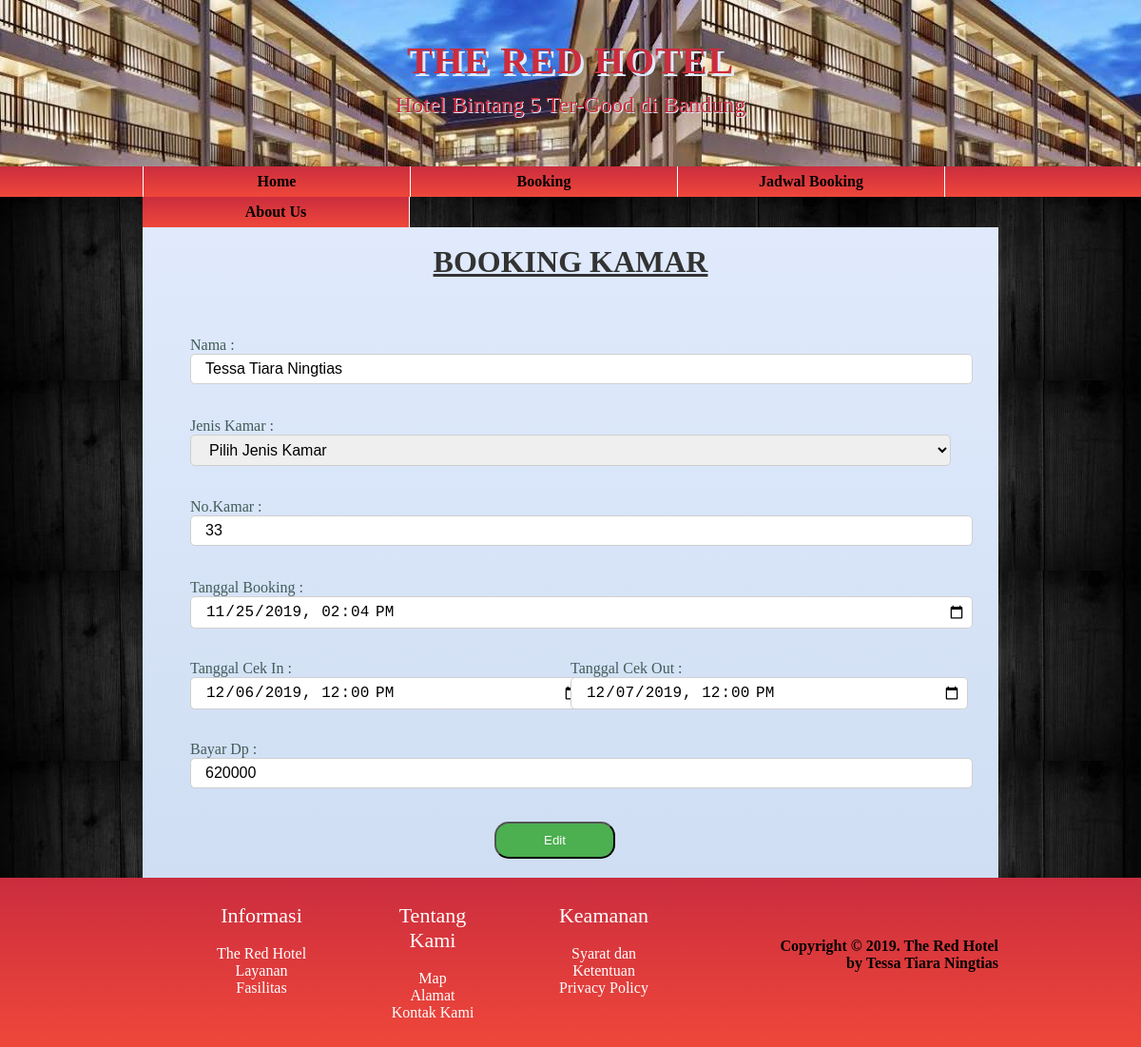
The page /17111150_TessaTiaraN_Web2/Koneksi/edit/6 on the database its author committed.
### tables this page shows
CREATE TABLE `booking` (
  `id` int(11) NOT NULL,
  `nama` varchar(50) NOT NULL,
  `jenis_kamar` varchar(30) NOT NULL,
  `no_kamar` int(5) NOT NULL,
  `tgl_booking` varchar(20) NOT NULL,
  `tgl_cekin` varchar(20) NOT NULL,
  `tgl_cekout` varchar(20) NOT NULL,
  `bayar_dp` int(20) NOT NULL
);

### 17111150_TessaTiaraN_Web2/application/controllers/Koneksi.php (called while the page is built, shortened)
<?php
class Koneksi extends CI_Controller {
	function __construct(){
		$this->load->database();
		$this->load->model("ModelKoneksi");
	}
	function edit($id){
		$where = array('id' => $id);
		$data ['title'] = "Edit Data";
		$data['booking'] = $this->ModelKoneksi->edit_data($where,'booking')->result();
		$this->load->view('header',$data);
		$this->load->view('edit',$data);
		$this->load->view('footer');
	}
}
?>

### 17111150_TessaTiaraN_Web2/index.php (called while the page is built, shortened)
<?php
require_once BASEPATH.'core/CodeIgniter.php';

### 17111150_TessaTiaraN_Web2/application/models/ModelKoneksi.php (called while the page is built, shortened)
<?php
class ModelKoneksi extends CI_model
{
	function edit_data($where,$table){
		return $this->db->get_where($table,$where);
	}
}
 ?>

### 17111150_TessaTiaraN_Web2/application/views/edit.php (the view, shortened to what this page needs)
<div class="content"><br>
	<h1 class="content-title"><u>BOOKING KAMAR</u></h1>
	<div class="container-sewa">
		<?php foreach ($booking as $tpl) { ?>
			<form class="form" action="<?php echo base_url('Koneksi/update')?>" method="post">
				<div class="wadah-input">
					<label for="nama">Nama :</label>
					<input class="inputan" type="text" name="nama" id="nama" value="<?php echo $tpl->nama ?>" placeholder="Nama Lengkap" required>
				</div>
				<div class="wadah-input">
					<label for="lapangan">Jenis Kamar :</label>
					<select class="inputan" id="jenis" name="jenis_kamar" value="<?php echo $tpl->jenis_kamar ?>"required>
						<option value="">Pilih Jenis Kamar</option>
					</select>
				</div>
				<div class="wadah-input">
					<label for="telpon">No.Kamar :</label>
					<input class="inputan" type="text" name="no_kamar" id="kamar" value="<?php echo $tpl->no_kamar ?>" placeholder="Nomor Kamar" required>
				</div>
				<div class="wadah-input">
					<label for="tanggal">Tanggal Booking :</label>
					<input class="inputan" type="datetime-local" name="tgl_booking" id="tanggal" value="<?php echo $tpl->tgl_booking ?>" required>
				</div>
				<div class="wadah-input">
					<div class="masuk">
						<label for="masuk">Tanggal Cek In :</label>
						<input class="inputan-waktu" type="datetime-local" name="tgl_cekin" id="masuk" value="<?php echo $tpl->tgl_cekin ?>" required>
					</div>
					<div class="keluar">
						<label for="keluar">Tanggal Cek Out :</label>
						<input class="inputan-waktu" type="datetime-local" name="tgl_cekout" id="keluar" value="<?php echo $tpl->tgl_cekout ?>" required>
					</div>
				</div>
				<div class="wadah-input">
					<label for="bayar">Bayar Dp :</label>
					<input class="inputan" type="text" name="bayar_dp" id="bayar" value="<?php echo $tpl->bayar_dp ?>" placeholder="Rp." required>
				</div>
				<div class="wadah-tombol">
					<input class="tombol_edit" type="submit" name="submit" value="Edit">
				</div>
			</form>
		</div>
		<?php } ?>
	</div>

### 17111150_TessaTiaraN_Web2/assets/css/style.css (style rules this page uses)
* { margin: auto; }
html, body { margin: 0; padding: 0; }
body { background-image: url('../img/black1.jpg'); }
h1, h2, h3, h4, h5, h6 { word-wrap: break-word; white-space: normal; }
.content { width: 75%; background: linear-gradient(#E0EAFC, #CFDEF3); margin: auto; overflow-y: auto; box-sizing: border-box; padding: 0 40px; }
.content-title { text-align: center; color: #333333; font-family: topia; }
.container-sewa { width: 800px; margin: auto; }
.form { margin-top: 60px; }
.wadah-input { height: 50px; width: 100%; margin-bottom: 35px; }
.masuk { height: 50px; width: 50%; margin-bottom: 35px; float: left; }
.keluar { height: 50px; width: 50%; margin-bottom: 35px; float: right; }
.wadah-input label { font-size: 16px; color: #425c5a; font-family: topia; margin-bottom: 5px; }
.inputan { border: 1px solid #cfcfcf; border-radius: 5px; padding: 6px; width: 800px; padding-left: 15px; font-size: 16px; }
.inputan-waktu { border: 1px solid #cfcfcf; border-radius: 5px; padding: 6px; width: 395px; padding-left: 15px; font-size: 16px; }
.wadah-tombol { margin-left: 40%; }
.tombol_edit { padding-right: 50px; padding-left: 50px; padding-top: 10px; padding-bottom: 10px; background-color: #4CAF50; border-radius: 15px; color: white; margin-bottom: 20px; }

### rows shown on the page
booking: nama "Tessa Tiara Ningtias", no_kamar "33", tgl_booking "11/25/2019 14:04", tgl_cekin "12/06/2019 12:00", tgl_cekout "12/07/2019 12:00", bayar_dp "620000"
